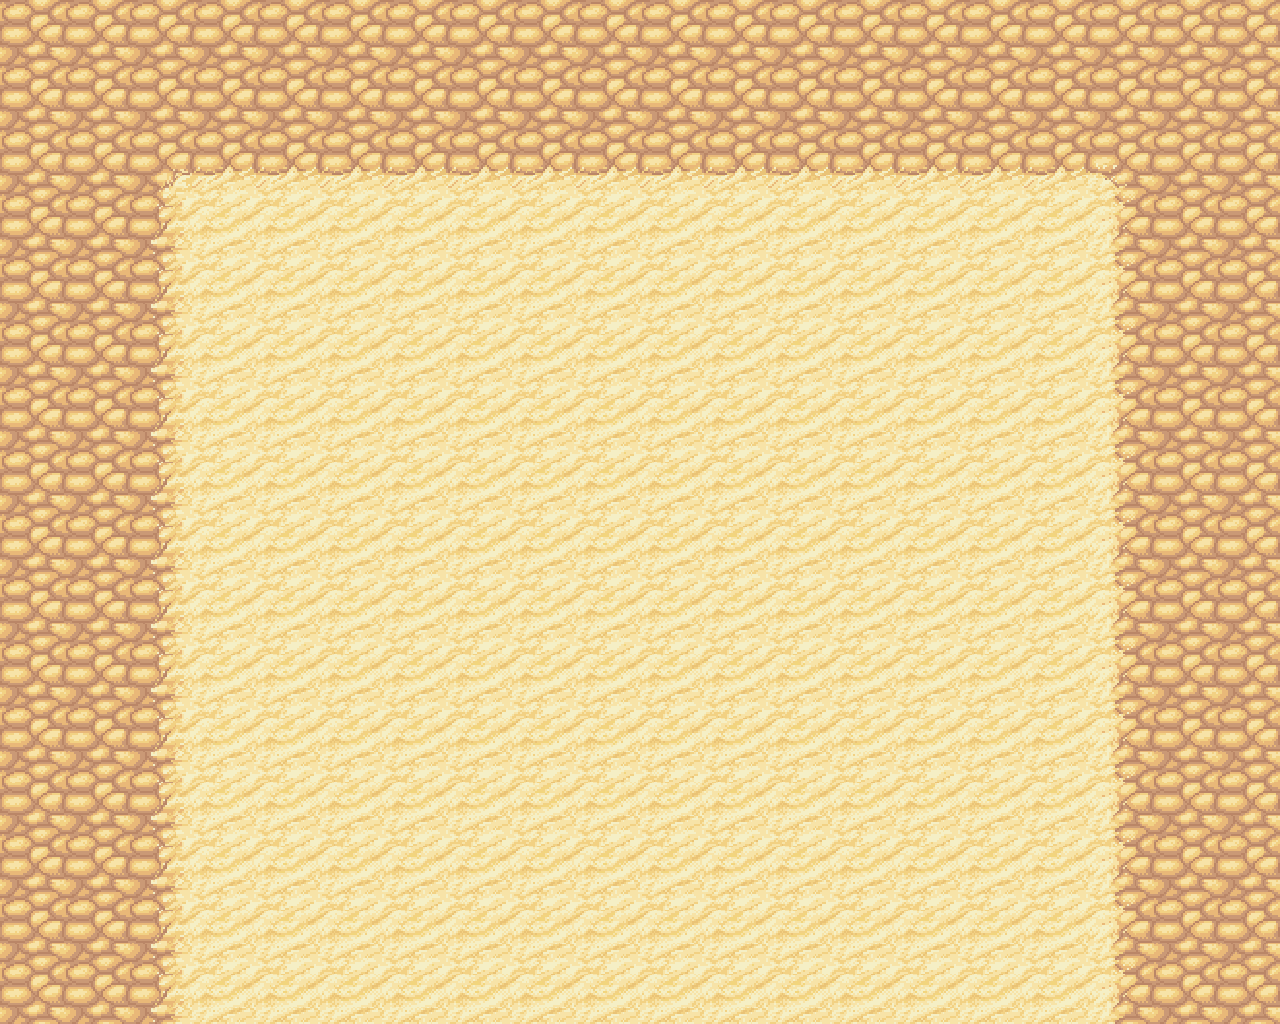

The image is a tile-based game level rendered from a .tmx file. Its description and source (layers, tilesets, objects; grid data summarised) follow:
An orthogonal 20x16 tile map with 64x64 px tiles, 1 tile layer (Tile Layer 1), 2 tilesets.

<map version="1.0" orientation="orthogonal" width="20" height="16" tilewidth="64" tileheight="64">
 <tileset firstgid="1" name="grass_bg1" tilewidth="64" tileheight="64">
  <image source="grass_tile.png" width="256" height="512" />
 </tileset>
 <tileset firstgid="33" name="sand_tile" tilewidth="64" tileheight="64">
  <image source="sand_tile.png" width="256" height="256" />
 </tileset>
 <layer name="Tile Layer 1" width="20" height="16">
  <data>[320 cells, 320 non-empty, 7 distinct tile ids]</data>
 </layer>
</map>
